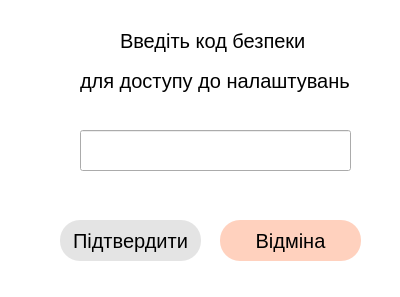
<?xml version="1.0" encoding="UTF-8"?>
<ui version="4.0">
 <class>Dialog</class>
 <widget class="QDialog" name="Dialog">
  <property name="geometry">
   <rect>
    <x>0</x>
    <y>0</y>
    <width>400</width>
    <height>297</height>
   </rect>
  </property>
  <property name="windowTitle">
   <string>Налаштування</string>
  </property>
  <property name="windowIcon">
   <iconset>
    <normaloff>images/settings.ico</normaloff>images/settings.ico</iconset>
  </property>
  <widget class="QLabel" name="label">
   <property name="geometry">
    <rect>
     <x>0</x>
     <y>0</y>
     <width>431</width>
     <height>311</height>
    </rect>
   </property>
   <property name="styleSheet">
    <string notr="true">background-color: rgb(255, 255, 255);</string>
   </property>
   <property name="text">
    <string/>
   </property>
  </widget>
  <widget class="QLabel" name="label_2">
   <property name="geometry">
    <rect>
     <x>120</x>
     <y>20</y>
     <width>191</width>
     <height>41</height>
    </rect>
   </property>
   <property name="styleSheet">
    <string notr="true">font-family: 'ABeeZee';
font-weight: 400;
font-size: 20px;

</string>
   </property>
   <property name="text">
    <string>Введіть код безпеки </string>
   </property>
  </widget>
  <widget class="QLabel" name="label_3">
   <property name="geometry">
    <rect>
     <x>80</x>
     <y>60</y>
     <width>281</width>
     <height>41</height>
    </rect>
   </property>
   <property name="styleSheet">
    <string notr="true">font-family: 'ABeeZee';
font-weight: 400;
font-size: 20px;

</string>
   </property>
   <property name="text">
    <string>для доступу до налаштувань</string>
   </property>
  </widget>
  <widget class="QLineEdit" name="safety_password">
   <property name="geometry">
    <rect>
     <x>80</x>
     <y>130</y>
     <width>271</width>
     <height>41</height>
    </rect>
   </property>
   <property name="styleSheet">
    <string notr="true">border-bottom-color: rgb(118, 118, 118);
font-size: 20px;</string>
   </property>
  </widget>
  <widget class="QPushButton" name="approve">
   <property name="geometry">
    <rect>
     <x>60</x>
     <y>220</y>
     <width>141</width>
     <height>41</height>
    </rect>
   </property>
   <property name="cursor">
    <cursorShape>PointingHandCursor</cursorShape>
   </property>
   <property name="styleSheet">
    <string notr="true">border: 14px;
border-color: #E4E4E4;

/* Colors/Neutral/Gray 4 */
background:  #E4E4E4;
border-radius: 20px;


/* ↪ Label */

position: absolute;
left: 0.1%;
right: 0%;
top: 28%;
bottom: 28%;

font-family: 'ABeeZee';
font-style: regular;
font-weight: 400;
font-size: 20px;
line-height: 22px;
/* or 69% */
display: flex;
align-items: center;
text-align: center;


</string>
   </property>
   <property name="text">
    <string>Підтвердити</string>
   </property>
  </widget>
  <widget class="QPushButton" name="cancel">
   <property name="geometry">
    <rect>
     <x>220</x>
     <y>220</y>
     <width>141</width>
     <height>41</height>
    </rect>
   </property>
   <property name="cursor">
    <cursorShape>PointingHandCursor</cursorShape>
   </property>
   <property name="styleSheet">
    <string notr="true">border: 14px;
border-color: #E4E4E4;

/* Colors/Neutral/Gray 4 */
background-color: rgb(255, 209, 190);
border-radius: 20px;


/* ↪ Label */

position: absolute;
left: 0.1%;
right: 0%;
top: 28%;
bottom: 28%;

font-family: 'ABeeZee';
font-style: regular;
font-weight: 400;
font-size: 20px;
line-height: 22px;
/* or 69% */
display: flex;
align-items: center;
text-align: center;

/* Colors/Neutral/Gray 3 */


</string>
   </property>
   <property name="text">
    <string>Відміна</string>
   </property>
  </widget>
  <widget class="QLabel" name="wrong_password">
   <property name="geometry">
    <rect>
     <x>80</x>
     <y>180</y>
     <width>271</width>
     <height>31</height>
    </rect>
   </property>
   <property name="styleSheet">
    <string notr="true">font-family: 'ABeeZee';
font-weight: 400;
font-size: 20px;

</string>
   </property>
   <property name="text">
    <string/>
   </property>
  </widget>
 </widget>
 <resources/>
 <connections/>
</ui>
